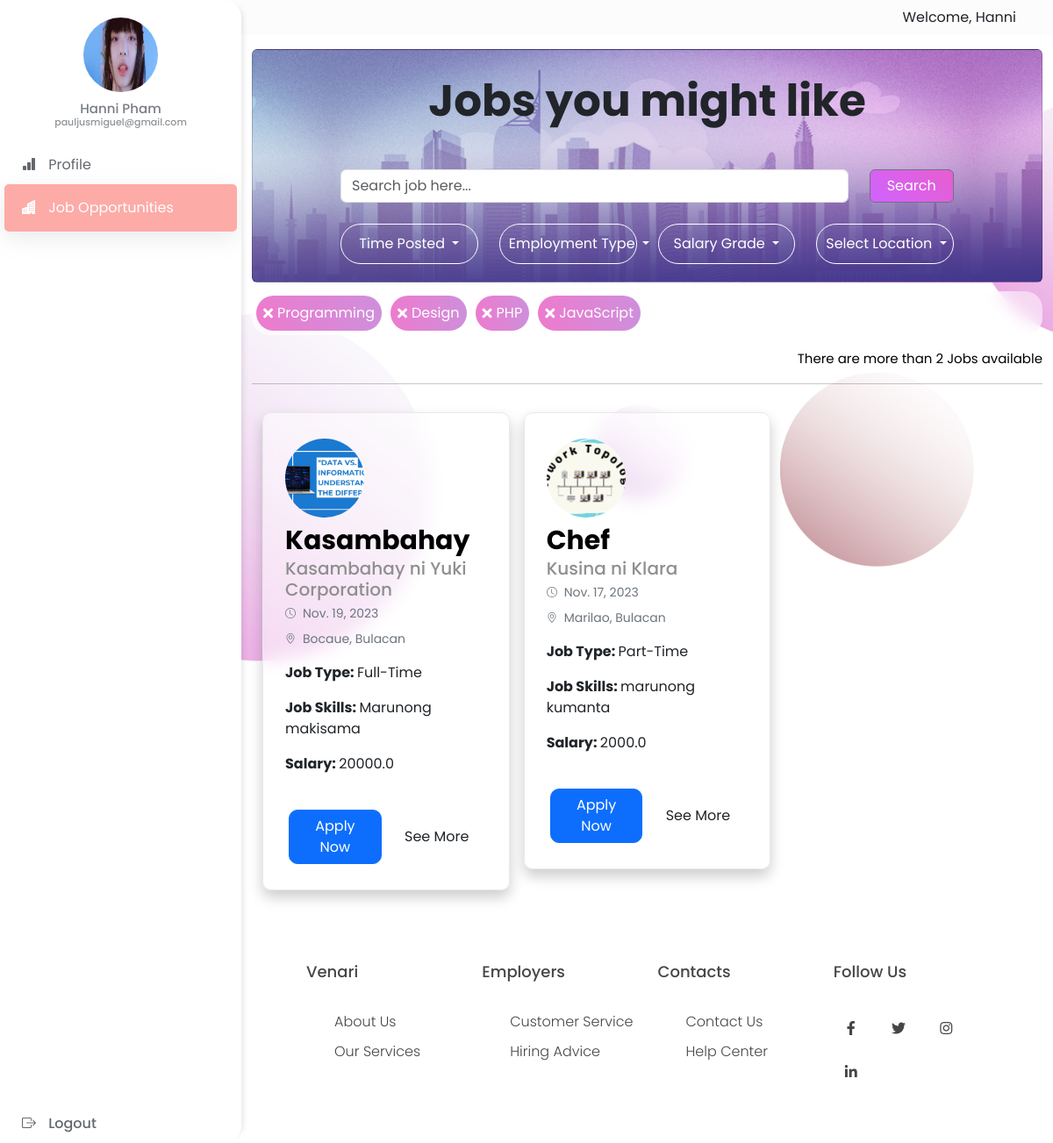
The page /job_hiring/ (signed in) on the database its author committed.
### venari/models.py (models this page shows, shortened)
class job_seeker(models.Model):
    user = models.ForeignKey(User, on_delete=models.CASCADE)
    status = models.CharField(max_length=50, null = True)
    password = models.CharField(max_length=100, null= True)
    email = models.CharField(max_length=100, null=True)
    phone_number = models.IntegerField()
    profile_image = models.ImageField(upload_to="")
    gender = models.CharField(max_length=10, null=True)
    address = models.CharField(max_length=100, null=True)
    occupation = models.CharField(max_length=100, null=True)
    age = models.CharField(max_length=15, null=True)
    user_type = models.CharField(max_length=30)
    bio = models.CharField(max_length=100, null=True)
    bookmarks = models.ManyToManyField('post_jobs', blank=True)
    resume = models.FileField(upload_to='', null=True)
    skills = models.CharField(max_length=100, null=True)
    experience = models.CharField(max_length=15, null=True)
    years_experience = models.CharField(max_length=15, null=True)
    company_name = models.CharField(max_length=50, null = True)
    company_address = models.CharField(max_length=50, null = True)
    position = models.CharField(max_length=50, null = True)
    start_date = models.DateField(null=True)
    end_date = models.DateField(null=True)

class post_jobs(models.Model):
    company = models.ForeignKey(company, on_delete=models.CASCADE)
    start_date = models.DateField()
    end_date = models.DateField()
    title = models.CharField(max_length=200)
    jobtype = models.CharField(max_length=50, null = True)
    salary = models.FloatField()
    image = models.ImageField(upload_to="")
    description = models.TextField(max_length=400)
    experience = models.CharField(max_length=100)
    location = models.CharField(max_length=100)
    status = models.CharField(max_length=20, null=True)
    skills = models.CharField(max_length=200)
    creation_date = models.DateField()

class company(models.Model):
    user = models.ForeignKey(User, on_delete=models.CASCADE)
    phone_number = models.IntegerField()
    email = models.CharField(max_length=100, null=True)
    password = models.CharField(max_length=100, null= True)
    company_logo = models.ImageField(upload_to="")
    gender = models.CharField(max_length=10, null=True)
    user_type = models.CharField(max_length=30)
    company_name = models.CharField(max_length=100)
    company_ceo = models.CharField(max_length=100)
    company_established = models.DateField()
    company_location = models.CharField(max_length=100)
    status = models.CharField(max_length=50, null = True)

### venari/views.py (the view, shortened to what this page needs)
# urls.py: path("job_hiring/", views.job_hiring, name="posted jobs"),
def job_hiring(request):
    if not request.user.is_authenticated:
        return redirect("/login")
    posted_jobs = post_jobs.objects.all()
    result = None
    jobs = post_jobs.objects.all().order_by('-start_date')
    jobs_count = jobs.count()
    applicant = job_seeker.objects.get(user=request.user)
    apply = apply_job.objects.filter(applicant=applicant)
    bookmarked_jobs = {applicant.id: applicant.bookmarks.values_list('id', flat=True) for applicant in [applicant]}
    data = []
    for i in apply:
        data.append(i.job.id)
    return render(request, "job_hiring.html", {'jobs': jobs, 'data': data, 'applicant': applicant, 'bookmark': bookmarked_jobs, 'result': result, 'count': jobs_count})

### venari/templates/job_hiring.html (shortened to what this page needs)
{% load static %}
<!DOCTYPE html>
<html lang="en">
<head>
  <link href="https://cdn.jsdelivr.net/npm/bootstrap@5.0.2/dist/css/bootstrap.min.css" rel="stylesheet"
>
  <link rel="stylesheet" type="text/css" href="{% static 'css/cjobhiring1.css' %}">
  <link rel="stylesheet" href="https://cdn.jsdelivr.net/npm/bootstrap-icons@1.11.1/font/bootstrap-icons.css">
<link rel="stylesheet" href="https://cdnjs.cloudflare.com/ajax/libs/font-awesome/5.15.4/css/all.min.css" />
</head>
<body>
    {% include 'jobseekerSB_NB.html' with email=applicant.email first_name=applicant.user.first_name last_name=applicant.user.last_name image=applicant.profile_image.url %}
<div id="main">
<div class="container-xl">
  <div class="col-12">
    <div class="card card-pink mt-3 ">
      <div class="row mt-2 justify-content-center">
        <h5 class="card-title text-center">Jobs you might like</h5>
        <div class="col-md-10 mt-3">
          <div class="input-group mb-0">
            <input type="text" class="form-control" id="jobSearch" placeholder="Search job here..." aria-label="Search" aria-describedby="basic-addon2">
          </div>
        </div>
        <div class="col-md-2 mt-3">
          <button class="btn btn-outline-secondary" type="button" onclick= "search_job()">Search</button>
        </div>
     <div class="col-12">
        <div class="row">
          <div class="col-md-3 mt-4">
            <div class="form-group">
              <div class="dropdown">
                  <button class="btn btn-outline btn-block dropdown-toggle" type="button" id="listedAnyTimeDropdown" data-bs-toggle="dropdown" aria-expanded="false">
                      Time Posted
                  </button>
              </div>
          </div>
          </div>
          <div class="col-md-3 mt-4">
            <div class="form-group">
              <div class="dropdown">
                  <button class="btn btn-outline btn-block dropdown-toggle" type="button" id="employmentTypeDropdown" data-bs-toggle="dropdown" aria-expanded="false">
                      Employment Type
                  </button>
              </div>
          </div>
          </div>
          <div class="col-md-3 mt-4">
            <div class="form-group">
              <div class="dropdown">
                  <button class="btn btn-outline btn-block dropdown-toggle" type="button" id="employmentTypeDropdown" data-bs-toggle="dropdown" aria-expanded="false">
                      Salary Grade
                  </button>
              </div>
          </div>
        </div>
          <div class="col-md-3 mt-4">
            <div class="form-group">
              <div class="dropdown-country">
                <button class="btn btn-outline btn-block dropdown-toggle" type="button" id="employmentTypeDropdown" data-bs-toggle="dropdown" aria-expanded="false">
                  Select Location
                </button>
              </div>
            </div>
          </div>
        </div>
      </div>
        </div>
      </div>
      <div class="tags-card-body">
    <div class="tags_bar">
      <div class="tag">
        <i class="fas fa-times"></i>
        <span>Programming</span>
      </div>
      <div class="tag">
        <i class="fas fa-times"></i>
        <span>Design</span>
      </div>
      <div class="tag">
        <i class="fas fa-times"></i>
        <span>PHP</span>
      </div>
      <div class="tag">
        <i class="fas fa-times"></i>
        <span>JavaScript</span>
      </div>
    </div>
      </div>
      <div class="text-end mb-3 mt-3">
        <p>There are more than <span>{{count}}</span> Jobs available</p>
      </div>
<hr>
    <div id="jobListings" class="container-xl">
        <div class="row row-cols-1 row-cols-md-3 mb-2 mt-2 g-3 py-0">
          {% for job in jobs %}
          {% if job.status == "Activate" %}
          <div class="col-md-4 mb-4">
            <div class="custom-card">
              <div class="custom-card-body">
                <div class="d-flex justify-content-between align-items-center">
                  <div class="mt-1 mb-2">
                    <img src="{{job.company.company_logo.url}}" class="img-fluid rounded-circle" alt="Logo" style="width: 90px; height: 90px; object-fit: cover">
                  </div>
                </div>
                <h5 class="custom-card-title">{{job.title}}</h5>
                <h5 class="custom-card-description">{{job.company.company_name}}</h5>
                <div class="custom-icons-description mb-2">
                  <svg xmlns="http://www.w3.org/2000/svg" width="12" height="12" fill="currentColor" class="bi bi-clock" viewBox="0 0 16 16">
                    <path d="M8 3.5a.5.5 0 0 0-1 0V9a.5.5 0 0 0 .252.434l3.5 2a.5.5 0 0 0 .496-.868L8 8.71z"/>
                    <path d="M8 16A8 8 0 1 0 8 0a8 8 0 0 0 0 16m7-8A7 7 0 1 1 1 8a7 7 0 0 1 14 0"/>
                  </svg>
                  <span class="custom-post-time">{{job.creation_date}}</span>
                </div>
                <div class="custom-icons-description mb-3">
                  <span class="custom-post-time">{{job.location}}</span>
                </div>
                <div class="custom-description mb-0">
                  <p class="card-description-justify-content-left"><strong>Job Type: </strong>{{job.jobtype}}</p>
                  <p class="card-description-justify-content-left"><strong>Job Skills: </strong>{{job.skills}}</p>
                  <p class="card-description-justify-content-left"><strong>Salary: </strong>{{job.salary}}</p>
                </div>
              </div>
              <div class="mx-4 mb-4 mt-1 d-flex justify-content-left">
                <button class="btn btn-primary custom-btn" style="width:300px; margin-right: 10px; margin-top: 0; border-radius: 10px; " onclick="jobseeker_apply(event, {{ job.id }})">Apply Now</button>
                <button class="btn btn-outline custom-bton" data-bs-toggle="modal" data-bs-target="#applyModal" style="width:300px; margin-top: 0; border-radius:10px;" >See More</button>
              </div>
            </div>
         </div>
             {% endif %}
        {% endfor %}
    </div>
    </div>
</div>
<footer class="footer">
  <div class="container-xl">
    <div class="row">
      <div class="col footer-col">
        <h4>Venari</h4>
        <ul>
          <li><a href="#">about us</a></li>
          <li><a href="#">our services</a></li>
        </ul>
      </div>
      <div class="col footer-col">
        <h4>Employers</h4>
        <ul>
          <li><a href="#">Customer Service</a></li>
          <li><a href="#">Hiring Advice</a></li>
        </ul>
      </div>
      <div class="col footer-col">
        <h4>Contacts</h4>
        <ul>
          <li><a href="#">Contact Us</a></li>
          <li><a href="#">Help Center</a></li>
        </ul>
      </div>
      <div class="col footer-col">
        <h4>follow us</h4>
        <div class="social-links">
          <a href="#"><i class="fab fa-facebook-f"></i></a>
          <a href="#"><i class="fab fa-twitter"></i></a>
          <a href="#"><i class="fab fa-instagram"></i></a>
          <a href="#"><i class="fab fa-linkedin-in"></i></a>
        </div>
      </div>
    </div>
  </div>
</footer>
</div>
</body>
</html>

### venari/templates/jobseekerSB_NB.html (shortened to what this page needs)
{% load static %}
<link href="https://cdn.jsdelivr.net/npm/bootstrap@5.3.2/dist/css/bootstrap.min.css" rel="stylesheet"
>
<link rel="stylesheet" href="https://cdn.jsdelivr.net/npm/bootstrap-icons@1.11.2/font/bootstrap-icons.min.css">
<link rel="stylesheet" href="./../static/css/adminSB_NB.css">
<div class=" z-1 d-none d-md-block d-flex" id="sidebar">
    <div id="sidebar_items">
        <div class="text-center" id="sidebarImageContainer">
            <div class="col-12 justify-content-center">
                <img src="{{image}}" alt="pictureSidebar" id="sidebarImage"></div>
            <div class="col-12">
                <h5 class="text-center" id="sidebarName">{{first_name}} {{last_name}}</h5>
                <h5 class="text-center" id="sidebarEmail">{{email}}</h5>
            </div>
        </div>
        <a href="/jobseeker_profile/"><i class="bi bi-bar-chart-fill"></i> Profile</a>
        <a href="/job_hiring/"><i class="bi bi-buildings-fill"></i> Job Opportunities</a>
    </div>
    <div>
        <div class="d-block position-absolute bottom-0 end-0 start-0" id="sidebarLogout">
            <a href="/logout/"><i class="bi bi-box-arrow-right"></i> Logout</a>
        </div>
    </div>
</div>
<nav class="navbar navbar-expand navbar-light bg-light-subtle">
    <div class="container justify-content-end">
        <span>Welcome, {{first_name}}</span>
    </div>
</nav>

### venari/static/css/cjobhiring1.css (style rules this page uses)
* { padding: 0; margin: 0; box-sizing: border-box; font-family: "Poppins", sans-serif; }
body { margin: 0; height: 100vh; background-image: url("images/plain bg.jpg"); background-size: cover; background-repeat: no-repeat; background-position: center; }
#main { transition: margin-left .5s; margin-left: 275px; }
.card-pink { position: relative; top: 100; left: 0; width: 100%; padding: 20px 100px; color: #ffffff; background-size: cover; background-position: center center; display: flex; background-image: url("images/7826149.jpg"); justify-content: space-between; align-items: center; border: none; border-radius: 10px; }
.btn-outline-secondary { width: 100%; padding: 10px; background: #fff; border-radius: 50px; border: none; color:#122238; text-align: left; }
.form-control { width: 100%; padding: 10px; background: #fff; border-radius: 50px; border: 3px; color: #fb675f; }
.text-center { font-weight: bold; font-size: 50px; color: #fff; }
.col-md-2 button { text-align: center; width: 100%; background: linear-gradient(45deg, #d063ff, #e85ecf); background: -webkit-linear-gradient(45deg, #d063ff, #e85ecf); background: -moz-linear-gradient(45deg, #d063ff, #e85ecf); background: -o-linear-gradient(45deg, #d063ff, #e85ecf); background: -ms-linear-gradient(45deg, #d063ff, #e85ecf); color: #fff; outline: none; }
#employmentTypeDropdown, #listedAnyTimeDropdown, #salaryGradeDropdown, #featuredJobsDropdown { width: 100%; max-width: 400%; padding: 10px; background-color: none; border-radius: 50px; border: 1px solid #ffffff; color: #ffffff; }
.custom-card { border-radius: 10px; transition: box-shadow 0.3s ease-in-out; border: 1px solid #e9e9ea !important; backdrop-filter: blur(10px); -webkit-backdrop-filter: blur(50px); background: linear-gradient(70deg, rgba(255, 255, 255, 0.5), rgba(255, 255, 255, 0.5)); box-shadow: 0 8px 16px rgba(0, 0, 0, 0.2); padding:5px; }
.custom-card-body { padding: 1.25rem; }
.custom-card-title { color:#000000; font-size: 30px; margin-bottom: 2px; font-weight: bold; }
.custom-card-description { margin-bottom: 5px; font-size: 20px; color: #8f8f8f; }
.custom-icons-description { margin-top: 5px; display: flex; align-items: center; gap: 0.5rem; color: #6c757d; }
.custom-post-time { font-size: 0.875rem; }
.custom-description { margin-top: 0%; }
.custom-btn { background-color: #fca475; border:none; width: 100%; border-radius: 10px; margin-top: 5px; }
.custom-bton { border-color:#fca475; color:#fca475; width: 100%; border-radius: 10px; margin-top: 5px; }
.tags-card-body { backdrop-filter: blur(10px); -webkit-backdrop-filter: blur(50px); background: linear-gradient(70deg, rgba(255, 255, 255, 0.5), rgba(255, 255, 255, 0.5)); border-radius: 20px; margin-top: 10px; }
.tags_bar { display: flex; flex-wrap: wrap; margin-top: 10px; }
.tag { margin: 5px; padding: 8px; background: linear-gradient(90deg, #ed7bce, #ce8fdb); border-radius: 20px; display: flex; align-items: center; color: #fff; }
.tag i { margin-right: 5px; }
.text-end { font-size: 15px; color:#000000; }
.container { max-width: 1170px; margin:auto; }
.row { display: flex; flex-wrap: wrap; }
ul { list-style: none; }
.footer { backdrop-filter: blur(10px); -webkit-backdrop-filter: blur(50px); background: linear-gradient(70deg, rgba(255, 255, 255, 0.5), rgba(255, 255, 255, 0.5)); background-position: center; background-size: cover; padding: 50px; border-radius: 20px; }
.footer-col { width: 25%; padding: 0 15px; }
.footer-col h4 { font-size: 18px; color: #464646; text-transform: capitalize; margin-bottom: 35px; font-weight: 500; position: relative; }
.footer-col h4::before { content: ''; position: absolute; left:0; bottom: -10px; background-color: #ffffff; height: 2px; box-sizing: border-box; width: 50px; }
.footer-col ul li:not(:last-child) { margin-bottom: 10px; }
.footer-col ul li a { font-size: 16px; text-transform: capitalize; color: #464646; text-decoration: none; font-weight: 300; color: #464646; display: block !important; transition: all 0.3s ease; }
.footer-col .social-links a { display: inline-block !important; height: 40px; width: 40px; background-color: rgba(255,255,255,0.2); margin:0 10px 10px 0; text-align: center; line-height: 40px; border-radius: 50%; color: #464646; transition: all 0.5s ease; }

### rows shown on the page
job_seeker: email "pauljusmiguel@gmail.com"
post_jobs: company.company_logo (picture), title "Kasambahay", company.company_name "Kasambahay ni Yuki Corporation", creation_date "Nov. 19, 2023", location "Bocaue, Bulacan", jobtype "Full-Time", skills "Marunong makisama", salary "20000.0"
post_jobs: company.company_logo (picture), title "Chef", company.company_name "Kusina ni Klara", creation_date "Nov. 17, 2023", location "Marilao, Bulacan", jobtype "Part-Time", skills "marunong kumanta", salary "2000.0"

### other values the page prints
{{ first_name }} "Hanni"
{{ last_name }} "Pham"
{{ count }} "2"
